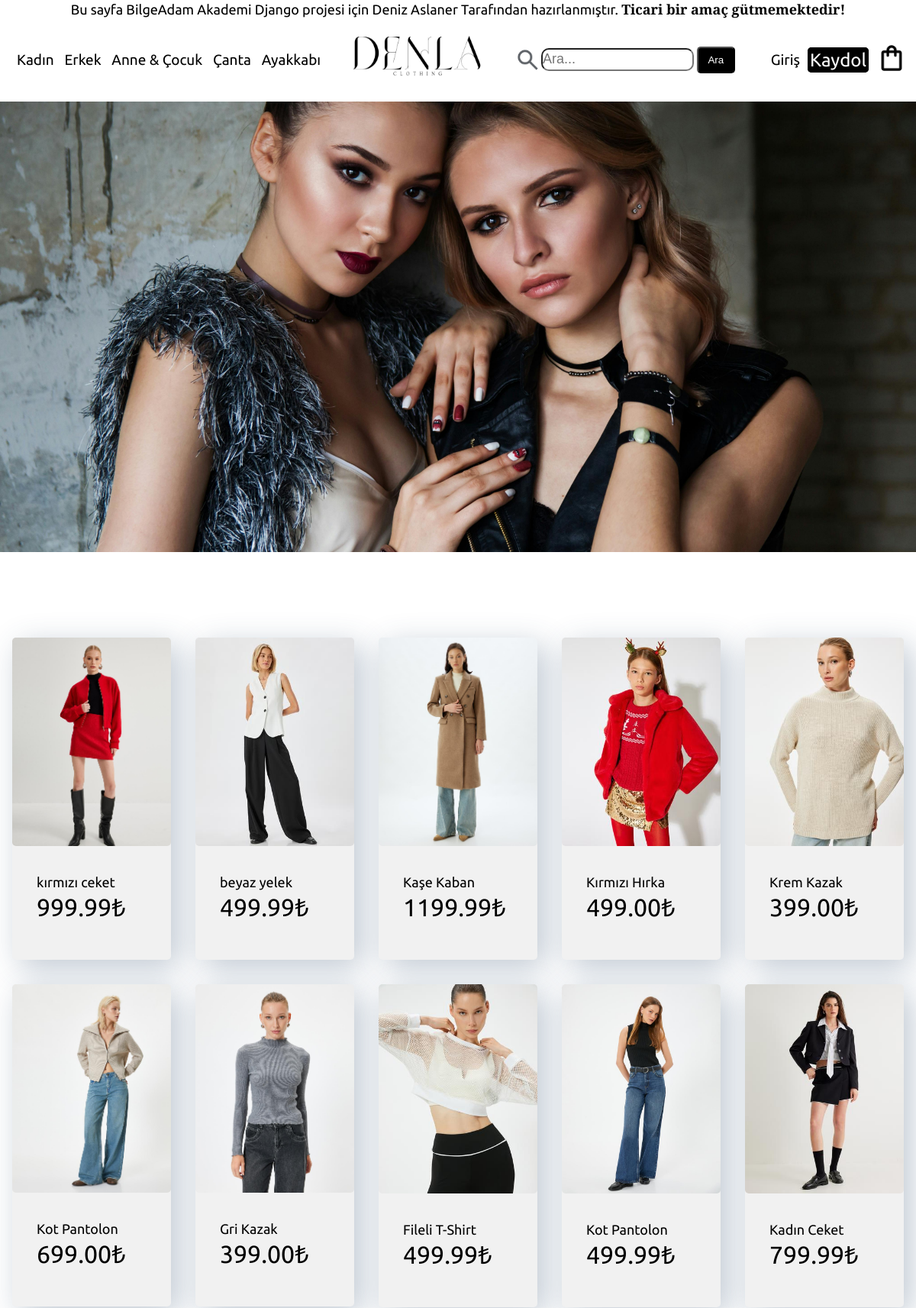
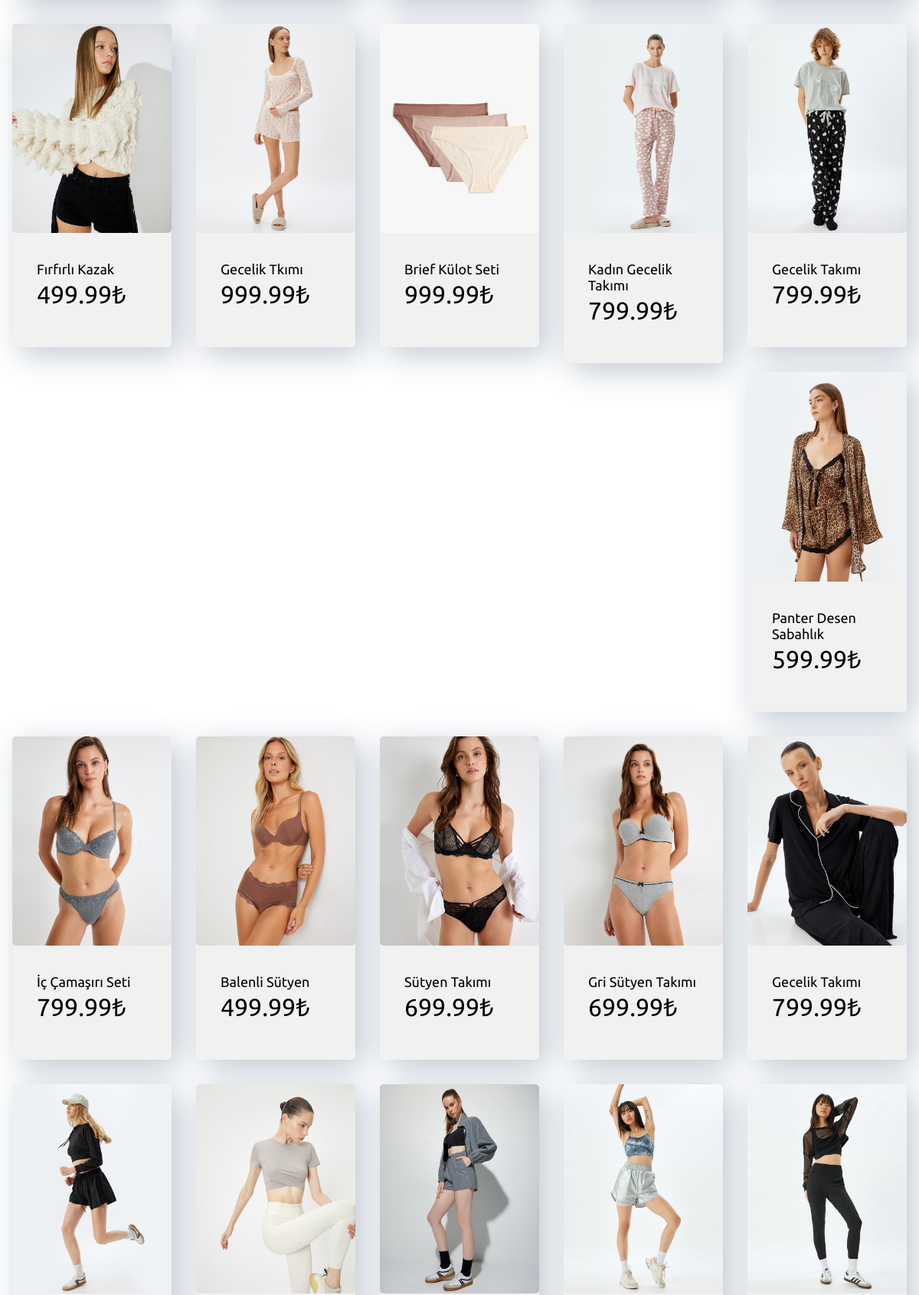
Page /category/kadın (upper part) on the committed database (2 pictures, top to bottom).
### product/models.py (models this page shows, shortened)
class Product(models.Model):
    name = models.CharField(max_length=255)
    description = models.TextField(blank=True, null=True)
    price = models.DecimalField(max_digits=8, decimal_places=2)
    category = models.ForeignKey(Category, on_delete=models.SET_NULL, blank=True, null=True, related_name='products')
    stock = models.IntegerField(default=0)
    image = models.ImageField(upload_to='products/images')

### category/views.py (called while the page is built)
def category(request, category_name):
    category = get_object_or_404(Category, name=category_name)
    categories = [category] + list(category.children.all())
    products = Product.objects.filter(category__in=categories)
    return render(request, 'pages/category.html', {'category_name': category_name, 'products': products})

### templates/pages/category.html (shortened to what this page needs)
{% extends 'pages/base.html' %}
{% block content %}
{% load static %}
 <h1>{{ category_name|title }} Kategorisi</h1>
    {% if category_name == "Kadın" %}
<div class="kadin-bg-img"></div>
<section class="pop-prod">
        <div class="pop-prod__container">
          <div class="row">
            {% for product in products %}
              <a href="{% url 'product:Product' product.id %}">
            <div class="card-container col-5">
              <div class="card">
                <img src="{{ product.image.url }}" class="card-img img-fluid" alt="{{ product.name }}" />
                <div class="card-body">
                  <h1>{{ product.name }}</h1>
                  <p>{{ product.price }}₺</p>
                </div>
              </div>
            </div>
              </a>
            {% endfor %}
          </div>
        </div>
      </section>
    {% else %}
        <p>Bu sayfa bulunamadı.</p>
    {% endif %}
{% endblock content %}

### templates/pages/base.html (shortened to what this page needs)
<!doctype html>
{% load static %}
<html lang="en">
<head>
    <link rel="stylesheet" href="{% static 'css/styles.css' %}">
</head>
<body>
<header>
    {% block header %}
    <h1 class="header-top">Bu sayfa BilgeAdam Akademi Django projesi için Deniz Aslaner Tarafından hazırlanmıştır. <b>Ticari bir amaç gütmemektedir!</b></h1>
    <section class="nav-bar">
        <div class="left-header-nav">
        <ul class="left-header-nav__items">
            <li class="left-header-nav__item">
                <a href="{% url 'category:Kadın' %}" >Kadın</a>
            </li>
            <li class="left-header-nav__item">
                <a href="{% url 'category:Erkek' %}" >Erkek</a>
            </li>
            <li class="left-header-nav__item">
                <a href="{% url 'category:Anne-Çocuk' %}" >Anne & Çocuk</a>
            </li>
            <li class="left-header-nav__item"><a href="{% url 'category:Çanta' %}" >Çanta</a></li>
            <li class="left-header-nav__item"><a href="{% url 'category:Ayakkabı' %}" >Ayakkabı</a></li>
        </ul>
    </div>
        <div class="nav-bar-logo">
            <a href="{% url 'pages:index' %}">
            <img class="nav-logo" src="{% static 'images/logo.png' %}" alt="">
        </a>
        </div>
        <div class="search-box">
            <form action="{% url 'product:product_search' %}" method="get">
                <img class="nav-search-icon" src="{% static 'images/search.png' %}" alt="">
                <input class="nav-label" type="text" name="keyword" placeholder="Ara..." value="{{ keyword|default:'' }}">
                <button type="submit" class="nav-search-btn">Ara</button>
            </form>
        </div>
        <div class="right-header-nav">
            <ul class="right-header-nav__items">
                {% if user.is_authenticated %}
               <h3> {{ request.user.username }}</h3>
                <li class="right-header-nav__item register-link"><a href="/user/logout">Çıkış Yap</a></li>
                {% else %}
                <li class="right-header-nav__item">
                    <a href="/user/login">Giriş</a>
                </li>
                <li class="right-header-nav__item register-link"><a href="/user/register">Kaydol</a></li>
                {% endif %}
                  <li>
                <a href="{% url 'cart:view_cart' %}" class="right-header-nav__icon-link">
                    <img class="nav-card-icon" src="{% static 'images/card.png' %}" alt="">
                </a>
            </li>
        </ul>
    </div>
    </section>
    {% endblock header%}
</header>
<main>
    {% block content %} {% endblock content %}
</main>
</body>
</html>

### static/css/styles.css (style rules this page uses)
* { box-sizing: border-box; margin: 0; padding: 0; }
body, html { font-family: "Playfair Display", "Ubuntu", sans-serif; height: 100%; display: flex; flex-direction: column; }
.header-top { text-align: center; font-size: 18px; }
li, a, h1 { font-size: 19px; font-weight: 400; }
.nav-bar { display: flex; justify-content: space-between; align-items: center; padding: 12px; font-family: "Playfair Display", "Ubuntu", sans-serif; }
.nav-bar a { text-decoration: none; }
header { position: fixed; top: 0; width: 100%; z-index: 1000; background-color: white; }
.left-header-nav__items, .right-header-nav__items { list-style: none; }
.left-header-nav__items > li, .right-header-nav__items li { display: inline-block; margin-left: 10px; }
.left-header-nav__item a, .right-header-nav__item a { transition: all 0.8s ease 0s; color: black; }
.right-header-nav__items { display: flex; align-items: center; }
.register-link a { background-color: black; color: white; font-size: 24px; border: solid black; border-radius: 5px; }
.nav-logo { height: 80px; width: 180px; }
.nav-search-icon { height: 35px; width: 35px; float: left; }
.nav-label { height: 30px; width: 200px; border-radius: 10px; font-size: 18px; }
.search-box { display: flex; }
.nav-card-icon { height: 40px; width: 40px; }
.kadin-bg-img { background-image: url("../images/kadin-category-bg.jpg"); background-size: cover; height: 700px; }
.col-5 { float: left; width: 20%; box-sizing: border-box; }
.row { width: 100%; margin-top: 6rem; }
.row a { text-decoration: none; color: black; }
.row::after { content: ""; display: block; clear: both; }
.img-fluid { width: 100%; }
.pop-prod__container { margin: 0; width: 100%; }
.pop-prod__container h1 { font-size: 2rem; }
.pop-prod__container p { font-size: 2rem; padding-bottom: 1rem; }
.card { background-color: #f1f1f1; border-radius: 5px; cursor: pointer; box-shadow: 10px 10px 40px rgba(46, 76, 109, 0.3); transition: all 0.6s; }
.card h1 { font-size: 18px; }
.card-container { padding: 1rem; width: 20%; }
.card-img { max-height: 300px; border-radius: 5px; }
.card-body { padding: 2rem; }
.nav-search-btn { width: 50px; height: 35px; background-color: black; color: white; border-radius: 5px; transition: .8s; }

### rows in the picture
Product: image (picture), name "kırmızı ceket", price "999.99"
Product: image (picture), name "beyaz yelek", price "499.99"
Product: image (picture), name "Kaşe Kaban", price "1199.99"
Product: image (picture), name "Kırmızı Hırka", price "499.00"
Product: image (picture), name "Krem Kazak", price "399.00"
Product: image (picture), name "Kot Pantolon", price "699.00"
Product: image (picture), name "Gri Kazak", price "399.00"
Product: image (picture), name "Fileli T-Shirt", price "499.99"
Product: image (picture), name "Kot Pantolon", price "499.99"
Product: image (picture), name "Kadın Ceket", price "799.99"
Product: image (picture), name "Fırfırlı Kazak", price "499.99"
Product: image (picture), name "Gecelik Tkımı", price "999.99"
Product: image (picture), name "Brief Külot Seti", price "999.99"
Product: image (picture), name "Kadın Gecelik Takımı", price "799.99"
Product: image (picture), name "Gecelik Takımı", price "799.99"
Product: image (picture), name "Panter Desen Sabahlık", price "599.99"
Product: image (picture), name "İç Çamaşırı Seti", price "799.99"
Product: image (picture), name "Balenli Sütyen", price "499.99"
Product: image (picture), name "Sütyen Takımı", price "699.99"
Product: image (picture), name "Gri Sütyen Takımı", price "699.99"
Product: image (picture), name "Gecelik Takımı", price "799.99"
Product: image (picture)
Product: image (picture)
Product: image (picture)
Product: image (picture)
Product: image (picture)
